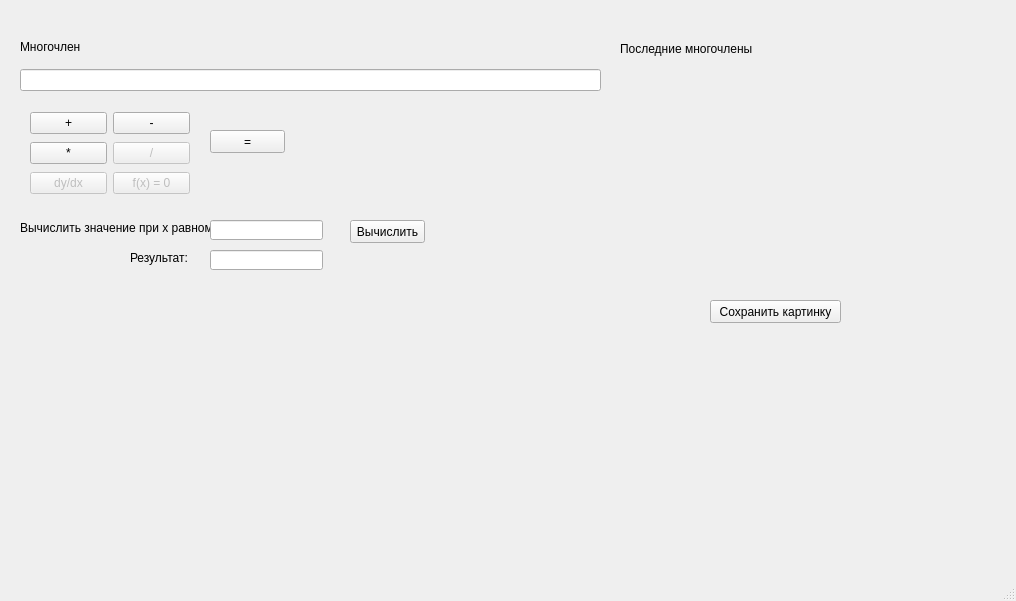
<?xml version="1.0" encoding="UTF-8"?>
<ui version="4.0">
 <class>MainWindow</class>
 <widget class="QMainWindow" name="MainWindow">
  <property name="geometry">
   <rect>
    <x>0</x>
    <y>0</y>
    <width>1016</width>
    <height>601</height>
   </rect>
  </property>
  <property name="windowTitle">
   <string>MainWindow</string>
  </property>
  <widget class="QWidget" name="centralwidget">
   <widget class="QWidget" name="verticalLayoutWidget">
    <property name="geometry">
     <rect>
      <x>20</x>
      <y>30</y>
      <width>581</width>
      <height>61</height>
     </rect>
    </property>
    <layout class="QVBoxLayout" name="verticalLayout">
     <item>
      <widget class="QLabel" name="label">
       <property name="text">
        <string>Многочлен</string>
       </property>
      </widget>
     </item>
     <item>
      <widget class="QLineEdit" name="line_polynom"/>
     </item>
    </layout>
   </widget>
   <widget class="QWidget" name="verticalLayoutWidget_2">
    <property name="geometry">
     <rect>
      <x>30</x>
      <y>110</y>
      <width>160</width>
      <height>89</height>
     </rect>
    </property>
    <layout class="QVBoxLayout" name="verticalLayout_2">
     <item>
      <layout class="QHBoxLayout" name="horizontalLayout">
       <item>
        <widget class="QPushButton" name="btn_sum">
         <property name="text">
          <string>+</string>
         </property>
         <property name="checkable">
          <bool>false</bool>
         </property>
        </widget>
       </item>
       <item>
        <widget class="QPushButton" name="btn_sub">
         <property name="text">
          <string>-</string>
         </property>
         <property name="checkable">
          <bool>false</bool>
         </property>
        </widget>
       </item>
      </layout>
     </item>
     <item>
      <layout class="QHBoxLayout" name="horizontalLayout_2">
       <item>
        <widget class="QPushButton" name="btn_mult">
         <property name="text">
          <string>*</string>
         </property>
         <property name="checkable">
          <bool>false</bool>
         </property>
        </widget>
       </item>
       <item>
        <widget class="QPushButton" name="btn_div">
         <property name="enabled">
          <bool>false</bool>
         </property>
         <property name="text">
          <string>/</string>
         </property>
         <property name="checkable">
          <bool>false</bool>
         </property>
        </widget>
       </item>
      </layout>
     </item>
     <item>
      <layout class="QHBoxLayout" name="horizontalLayout_3">
       <item>
        <widget class="QPushButton" name="btn_dxdy">
         <property name="enabled">
          <bool>false</bool>
         </property>
         <property name="text">
          <string>dy/dx</string>
         </property>
         <property name="checkable">
          <bool>true</bool>
         </property>
        </widget>
       </item>
       <item>
        <widget class="QPushButton" name="btn_solve">
         <property name="enabled">
          <bool>false</bool>
         </property>
         <property name="text">
          <string>f(x) = 0</string>
         </property>
        </widget>
       </item>
      </layout>
     </item>
    </layout>
   </widget>
   <widget class="QPushButton" name="btn_eq">
    <property name="geometry">
     <rect>
      <x>210</x>
      <y>130</y>
      <width>75</width>
      <height>23</height>
     </rect>
    </property>
    <property name="text">
     <string>=</string>
    </property>
    <property name="checkable">
     <bool>false</bool>
    </property>
   </widget>
   <widget class="QWidget" name="verticalLayoutWidget_3">
    <property name="geometry">
     <rect>
      <x>620</x>
      <y>30</y>
      <width>361</width>
      <height>80</height>
     </rect>
    </property>
    <layout class="QVBoxLayout" name="verticalLayout_3">
     <item>
      <widget class="QLabel" name="label_2">
       <property name="text">
        <string>Последние многочлены</string>
       </property>
      </widget>
     </item>
     <item>
      <widget class="QLabel" name="last_polynom">
       <property name="text">
        <string/>
       </property>
      </widget>
     </item>
    </layout>
   </widget>
   <widget class="QLabel" name="label_3">
    <property name="geometry">
     <rect>
      <x>20</x>
      <y>220</y>
      <width>191</width>
      <height>16</height>
     </rect>
    </property>
    <property name="text">
     <string>Вычислить значение при x равном</string>
    </property>
   </widget>
   <widget class="QLineEdit" name="edtXValue">
    <property name="geometry">
     <rect>
      <x>210</x>
      <y>220</y>
      <width>113</width>
      <height>20</height>
     </rect>
    </property>
   </widget>
   <widget class="QLabel" name="label_4">
    <property name="geometry">
     <rect>
      <x>130</x>
      <y>250</y>
      <width>61</width>
      <height>16</height>
     </rect>
    </property>
    <property name="text">
     <string>Результат:</string>
    </property>
   </widget>
   <widget class="QLineEdit" name="edtXResult">
    <property name="geometry">
     <rect>
      <x>210</x>
      <y>250</y>
      <width>113</width>
      <height>20</height>
     </rect>
    </property>
    <property name="readOnly">
     <bool>true</bool>
    </property>
   </widget>
   <widget class="QPushButton" name="btn_calculate">
    <property name="geometry">
     <rect>
      <x>350</x>
      <y>220</y>
      <width>75</width>
      <height>23</height>
     </rect>
    </property>
    <property name="text">
     <string>Вычислить</string>
    </property>
   </widget>
   <widget class="QLabel" name="poly_formula">
    <property name="geometry">
     <rect>
      <x>600</x>
      <y>170</y>
      <width>351</width>
      <height>71</height>
     </rect>
    </property>
    <property name="text">
     <string/>
    </property>
   </widget>
   <widget class="QPushButton" name="btn_save_pict">
    <property name="geometry">
     <rect>
      <x>710</x>
      <y>300</y>
      <width>131</width>
      <height>23</height>
     </rect>
    </property>
    <property name="text">
     <string>Сохранить картинку</string>
    </property>
   </widget>
  </widget>
  <widget class="QMenuBar" name="menubar">
   <property name="geometry">
    <rect>
     <x>0</x>
     <y>0</y>
     <width>1016</width>
     <height>21</height>
    </rect>
   </property>
  </widget>
  <widget class="QStatusBar" name="statusbar"/>
 </widget>
 <resources/>
 <connections/>
</ui>
